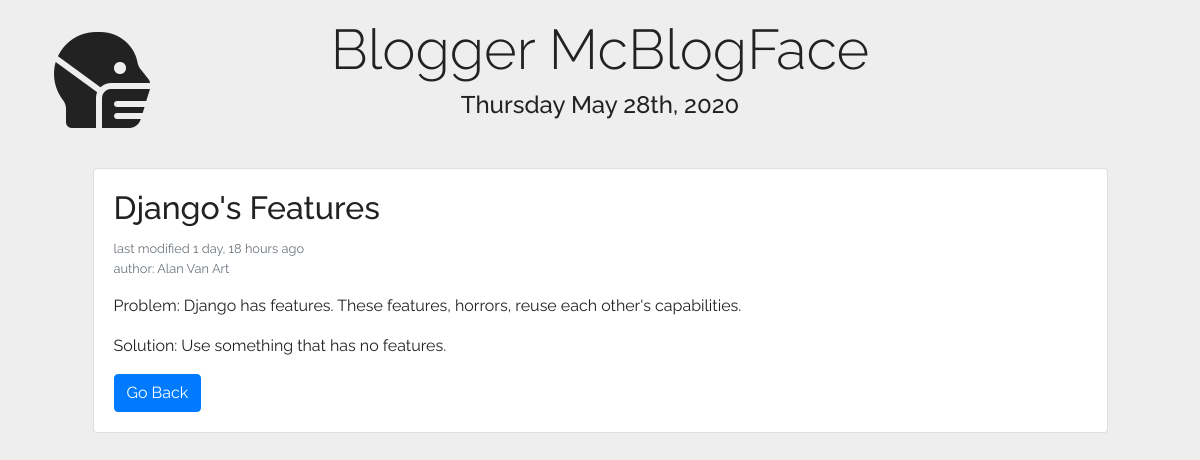
The app's page /article/2 with its own data.
### articles/models.py (models this page shows, shortened)
class Article(models.Model):
    author = models.ForeignKey('auth.User', on_delete = models.CASCADE,)
    title = models.CharField(max_length = 100)
    body = models.TextField()
    created = models.DateTimeField(auto_now_add=True, editable=False, null=False, blank=False)
    last_modified = models.DateTimeField(auto_now=True, editable=False, null=False, blank=False)
    class Meta:
        ordering = ['-last_modified']

### articles/views.py (the view)
# urls.py: path('article/<int:pk>', views.ArticleDetailView.as_view(), name='detail'),
class ArticleDetailView(DetailView):
    model = Article
    template_name = 'detail.html'

### templates/detail.html
{% load static %}
{% include '_header.html' %}
    <div class="container">
        <div class="row">
            {% block content %}
            <div class="col-11 mx-auto">
                <div class="card">
                    <div class="card-body">
                        <h2 class="card-title">{{ article.title|title }}</h2>
                        <p class="card-text">
                            <small class="text-muted d-block">last modified {{ article.last_modified|timesince }} ago</small>
                            <small class="text-muted d-block">author: {{ article.author.get_full_name|title }}</small>
                        </p>
                        <p class="card-text">{{ article.body|linebreaks|urlize }}</p>
                        <a href="/" class="btn btn-primary">Go Back</a>
                    </div>
                </div>
            </div>
            {% endblock content %}
        </div>
    </div>
</body>
</html>

### static/css/style.css (style rules this page uses)
body { font-family: 'Raleway', sans-serif; background-color: #eee; color: #222; }

### records on screen
Article: title "Django's Features", last_modified "1 day, 18 hours", author.get_full_name "Alan Van Art", body "Problem: Django has features. These features, horrors, reuse each other's capabilities. Solution: Use something that has no features."
